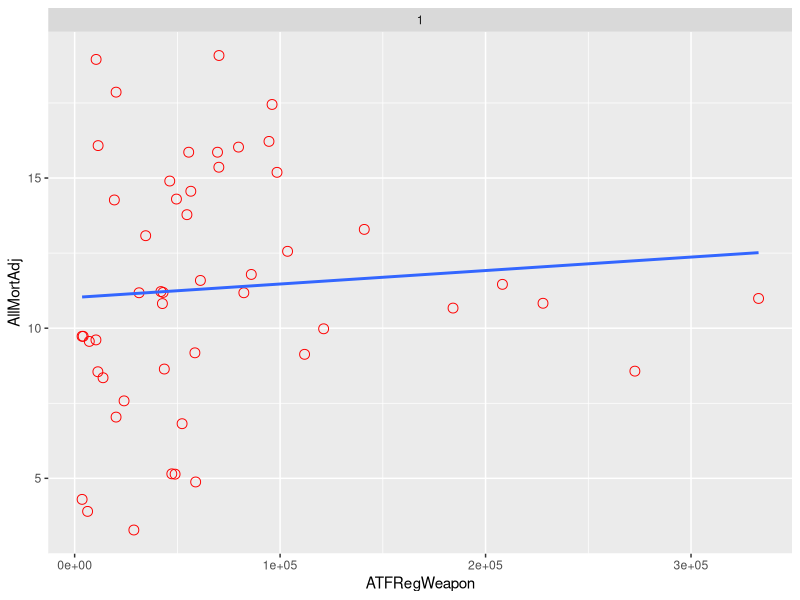

Generate this figure with R:
install.packages("ggplot2")
library(ggplot2)

setwd ("C:/Users/zhangr07/Desktop/Project")
dat1 <- read.csv("stLevelData.csv")

ggplot(dat1, aes(x=ATFRegWeapon, y=AllMortAdj)) +
  geom_point(size=3, shape=1, color='red')+
  geom_text(aes(label=''),hjust=0, vjust=0) +
  facet_grid(.~ 1)+
  geom_smooth(method=lm, se=FALSE, fullrange=TRUE)

# ggplot(dat1, aes(x=ATFRegWeapon, y=AllMortAdj)) +
 # geom_point(size=3, shape=1, color='red')+
 # geom_text(aes(label='State'),hjust=0, vjust=0) +
 # facet_grid(.~ 'state level data')+
 # geom_smooth(method=lm, se=FALSE, fullrange=TRUE) +
 # theme(strip.text = element_text(size=15))
